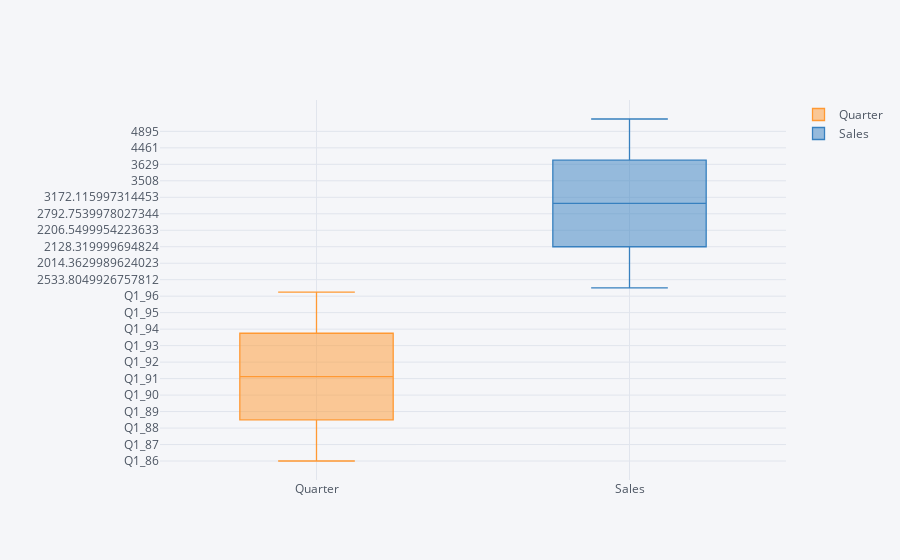

Here is the notebook cell this chart was saved with:
### Code cell
coca_cola.iplot(kind = 'box')

### Figure 1 — Plotly figure (JSON) as saved in the notebook; plotly's stock layout.template omitted (floating-point values rounded to 4 significant figures)
{"data": [{"boxpoints": false, "line": {"width": 1.3}, "marker": {"color": "rgba(255, 153, 51, 1.0)"}, "name": "Quarter", "orientation": "v", "type": "box", "y": ["Q1_86", "Q2_86", "Q3_86", "Q4_86", "Q1_87", "Q2_87", "Q3_87", "Q4_87", "Q1_88", "Q2_88", "Q3_88", "Q4_88", "Q1_89", "Q2_89", "Q3_89", "Q4_89", "Q1_90", "Q2_90", "Q3_90", "Q4_90", "Q1_91", "Q2_91", "Q3_91", "Q4_91", "Q1_92", "Q2_92", "Q3_92", "Q4_92", "Q1_93", "Q2_93", "Q3_93", "Q4_93", "Q1_94", "Q2_94", "Q3_94", "Q4_94", "Q1_95", "Q2_95", "Q3_95", "Q4_95", "Q1_96", "Q2_96"]}, {"boxpoints": false, "line": {"width": 1.3}, "marker": {"color": "rgba(55, 128, 191, 1.0)"}, "name": "Sales", "orientation": "v", "type": "box", "y": [1735.0, 2245.0, 2534.0, 2155.0, 1548.0, 2104.0, 2014.0, 1992.0, 1869.0, 2314.0, 2128.0, 2027.0, 1911.0, 2331.0, 2207.0, 2174.0, 2148.0, 2739.0, 2793.0, 2556.0, 2481.0, 3040.0, 3172.0, 2879.0, 2772, 3550, 3508, 3244.0, 3056, 3899, 3629, 3373, 3352, 4342, 4461, 4017, 3854, 4936, 4895, 4333, 4194, 5253]}], "layout": {"legend": {"bgcolor": "#F5F6F9", "font": {"color": "#4D5663"}}, "paper_bgcolor": "#F5F6F9", "plot_bgcolor": "#F5F6F9", "title": {"font": {"color": "#4D5663"}}, "xaxis": {"gridcolor": "#E1E5ED", "showgrid": true, "tickfont": {"color": "#4D5663"}, "title": {"font": {"color": "#4D5663"}, "text": ""}, "zerolinecolor": "#E1E5ED"}, "yaxis": {"gridcolor": "#E1E5ED", "showgrid": true, "tickfont": {"color": "#4D5663"}, "title": {"font": {"color": "#4D5663"}, "text": ""}, "zerolinecolor": "#E1E5ED"}}}
